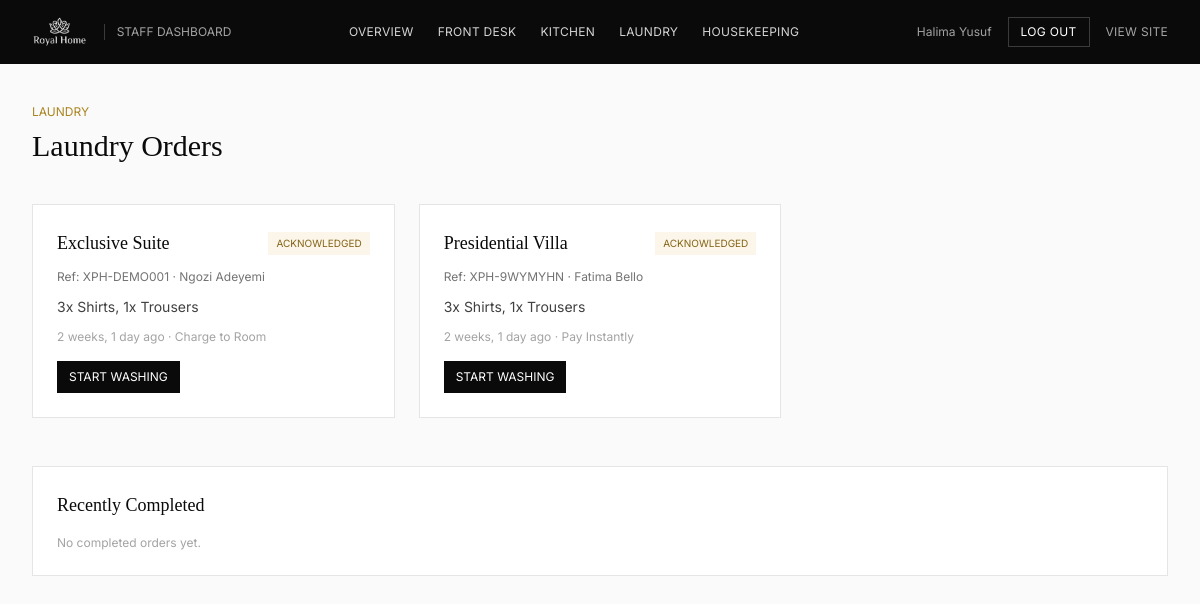
The page /staff/laundry/ (signed in) on the database its author committed.
### guestportal/models.py (models this page shows, shortened)
class ServiceOrder(models.Model):
    TYPE_CHOICES = [
        ('food', 'Room Service - Food & Drinks'),
        ('laundry', 'Laundry'),
        ('housekeeping', 'Housekeeping'),
        ('extra', 'Extras (Airport Pickup, Spa, Late Checkout, Wake-up Call)'),
    ]
    STATUS_CHOICES = [
        ('new', 'New'),
        ('acknowledged', 'Acknowledged'),
        ('in_progress', 'In Progress'),
        ('ready', 'Ready / Done'),
        ('delivered', 'Delivered'),
    ]
    PAYMENT_CHOICES = [
        ('charge_to_room', 'Charge to Room'),
        ('pay_instantly', 'Pay Instantly'),
    ]
    booking = models.ForeignKey(Booking, on_delete=models.CASCADE, related_name='service_orders')
    order_type = models.CharField(max_length=20, choices=TYPE_CHOICES)
    details = models.TextField(help_text='Free text summary of the order, e.g. "2x Jollof Rice, 1x Towels"')
    room_number = models.CharField(max_length=10, blank=True)
    amount = models.DecimalField(max_digits=10, decimal_places=2, default=0)
    payment_option = models.CharField(max_length=20, choices=PAYMENT_CHOICES, default='charge_to_room')
    status = models.CharField(max_length=20, choices=STATUS_CHOICES, default='new')
    placed_via = models.CharField(max_length=30, default='Guest Portal')
    created_at = models.DateTimeField(auto_now_add=True)
    updated_at = models.DateTimeField(auto_now=True)
    class Meta:
        ordering = ['-created_at']
    STATUS_STEPS = ['new', 'acknowledged', 'in_progress', 'ready', 'delivered']

### bookings/models.py (models this page shows, shortened)
class Booking(models.Model):
    STATUS_CHOICES = [
        ('pending', 'Pending Payment'),
        ('confirmed', 'Confirmed'),
        ('checked_in', 'Checked In'),
        ('checked_out', 'Checked Out'),
        ('cancelled', 'Cancelled'),
    ]
    PAYMENT_CHOICES = [
        ('unpaid', 'Unpaid'),
        ('paid', 'Paid'),
        ('partial', 'Partial (Pay at Hotel)'),
    ]
    reference_code = models.CharField(max_length=20, unique=True, default=generate_reference, editable=False)
    room_type = models.ForeignKey(RoomType, on_delete=models.PROTECT, related_name='bookings')
    check_in = models.DateField()
    check_out = models.DateField()
    adults = models.PositiveIntegerField(default=1)
    children = models.PositiveIntegerField(default=0)
    full_name = models.CharField(max_length=150)
    email = models.EmailField()
    phone = models.CharField(max_length=30)
    whatsapp_opt_in = models.BooleanField(default=True)
    special_requests = models.TextField(blank=True)
    addons = models.ManyToManyField(AddOn, blank=True, related_name='bookings')
    room_total = models.DecimalField(max_digits=12, decimal_places=2, default=0)
    addon_total = models.DecimalField(max_digits=12, decimal_places=2, default=0)
    grand_total = models.DecimalField(max_digits=12, decimal_places=2, default=0)
    status = models.CharField(max_length=20, choices=STATUS_CHOICES, default='pending')
    payment_status = models.CharField(max_length=20, choices=PAYMENT_CHOICES, default='unpaid')
    payment_method = models.CharField(max_length=40, default='Paystack')
    created_at = models.DateTimeField(auto_now_add=True)
    class Meta:
        ordering = ['-created_at']

### rooms/models.py (models this page shows, shortened)
class RoomType(models.Model):
    CATEGORY_CHOICES = [
        ('standard', 'Standard'),
        ('deluxe', 'Deluxe'),
        ('exclusive', 'Exclusive Suite'),
        ('presidential', 'Presidential Suite'),
    ]
    name = models.CharField(max_length=120)
    slug = models.SlugField(unique=True)
    category = models.CharField(max_length=20, choices=CATEGORY_CHOICES, default='standard')
    tagline = models.CharField(max_length=200, blank=True)
    description = models.TextField()
    base_price = models.DecimalField(max_digits=10, decimal_places=2, help_text='Price per night in NGN')
    capacity_adults = models.PositiveIntegerField(default=2)
    capacity_children = models.PositiveIntegerField(default=1)
    bed_type = models.CharField(max_length=100, default='1 King Bed')
    size_sqm = models.PositiveIntegerField(default=28)
    total_rooms = models.PositiveIntegerField(default=10)
    amenities = models.TextField(help_text='Comma separated list, e.g. Free WiFi, Smart TV, Mini Bar')
    cover_image = models.ImageField(upload_to='rooms/', blank=True, null=True)
    is_featured = models.BooleanField(default=False)
    floor_range = models.CharField(max_length=50, blank=True, default='2nd - 4th Floor')
    class Meta:
        ordering = ['base_price']

### dashboard/views.py (the view)
# urls.py: path('laundry/', views.laundry, name='laundry'),
@login_required(login_url='dashboard:login')
def laundry(request):
    orders = ServiceOrder.objects.filter(order_type='laundry').exclude(status='delivered')
    completed = ServiceOrder.objects.filter(order_type='laundry', status='delivered')[:10]
    return render(request, 'dashboard/laundry.html', {'orders': orders, 'completed': completed})

### templates/dashboard/laundry.html (shortened to what this page needs)
{% extends "dashboard/dashboard_base.html" %}
{% block content %}
<div class="mb-10">
  <p class="uppercase tracking-widest2 text-gold-600 text-xs mb-2">Laundry</p>
  <h1 class="font-serif text-3xl">Laundry Orders</h1>
</div>
<div class="grid grid-cols-1 md:grid-cols-2 lg:grid-cols-3 gap-6 mb-12">
  {% for order in orders %}
  <div class="bg-white border border-grey-200 p-6">
    <div class="flex items-center justify-between mb-3">
      <p class="font-serif text-lg">{{ order.booking.room_type.name }}</p>
      <span class="text-[10px] uppercase px-2 py-1 bg-gold-50 text-gold-700">{{ order.get_status_display }}</span>
    </div>
    <p class="text-xs text-grey-500 mb-1">Ref: {{ order.booking.reference_code }} &middot; {{ order.booking.full_name }}</p>
    <p class="text-sm text-grey-700 my-3">{{ order.details }}</p>
    <p class="text-xs text-grey-400 mb-4">{{ order.created_at|timesince }} ago &middot; {{ order.get_payment_option_display }}</p>
    <form method="post" action="{% url 'dashboard:update_order_status' order.id %}" class="flex gap-2 flex-wrap">
      {% if order.status == 'acknowledged' %}<button name="status" value="in_progress" class="text-xs uppercase bg-ink text-white px-3 py-2 hover:bg-gold-500 hover:text-ink">Start Washing</button>{% endif %}
    </form>
  </div>
  {% empty %}
  <p class="text-grey-400 col-span-3 text-center py-16">No active laundry requests. New orders will appear here in real time.</p>
  {% endfor %}
</div>
<div class="bg-white border border-grey-200 p-6">
  <h2 class="font-serif text-lg mb-4">Recently Completed</h2>
  {% for order in completed %}
  <div class="flex items-center justify-between text-sm border-b border-grey-50 py-2.5">
    <span>{{ order.booking.room_type.name }} — {{ order.details|truncatewords:8 }}</span>
    <span class="text-grey-400 text-xs">{{ order.updated_at|timesince }} ago</span>
  </div>
  {% empty %}<p class="text-xs text-grey-400">No completed orders yet.</p>{% endfor %}
</div>
{% endblock %}

### templates/dashboard/dashboard_base.html (shortened to what this page needs)
{% load static %}
<!DOCTYPE html>
<html lang="en">
<head>
<script src="https://cdn.tailwindcss.com"></script>
<link rel="stylesheet" href="{% static 'css/site.css' %}">
</head>
<body class="bg-grey-50 text-ink font-sans antialiased min-h-screen">
<header class="bg-ink text-white">
  <div class="max-w-7xl mx-auto px-5 lg:px-8 h-16 flex items-center justify-between">
    <div class="flex items-center gap-3">
      <img src="{% static 'images/logo.png' %}" class="h-8 w-auto brightness-0 invert opacity-90" alt="Royal home hotel">
      <span class="text-xs uppercase tracking-widest2 text-grey-400 border-l border-white/20 pl-3 ml-1">Staff Dashboard</span>
    </div>
    <nav class="hidden md:flex items-center gap-6 text-xs uppercase tracking-wide text-grey-300">
      {% if request.user.is_authenticated %}
      <a href="{% url 'dashboard:super_admin' %}" class="hover:text-gold-400">Overview</a>
      <a href="{% url 'dashboard:front_desk' %}" class="hover:text-gold-400">Front Desk</a>
      <a href="{% url 'dashboard:kitchen' %}" class="hover:text-gold-400">Kitchen</a>
      <a href="{% url 'dashboard:laundry' %}" class="hover:text-gold-400">Laundry</a>
      <a href="{% url 'dashboard:housekeeping' %}" class="hover:text-gold-400">Housekeeping</a>
      {% endif %}
    </nav>
    <div class="flex items-center gap-4">
      {% if request.user.is_authenticated %}
      <span class="text-xs text-grey-400 hidden sm:inline">{{ request.user.get_full_name|default:request.user.username }}</span>
      <a href="{% url 'dashboard:logout' %}" class="text-xs uppercase tracking-wide border border-white/20 px-3 py-1.5 hover:border-gold-400 hover:text-gold-400 transition-colors">Log Out</a>
      {% endif %}
      <a href="{% url 'core:home' %}" class="text-xs uppercase tracking-wide text-grey-400 hover:text-gold-400">View Site</a>
    </div>
  </div>
</header>
<main class="max-w-7xl mx-auto px-5 lg:px-8 py-10">
{% block content %}{% endblock %}
</main>
</body>
</html>

### static/css/site.css (style rules this page uses)
html { scroll-behavior: smooth; }

### rows shown on the page
ServiceOrder: booking.room_type.name "Exclusive Suite", status "ACKNOWLEDGED", booking.reference_code "XPH-DEMO001", booking.full_name "Ngozi Adeyemi", details "3x Shirts, 1x Trousers", created_at "2 weeks, 1 day", payment_option "Charge to Room", shows "START WASHING"
ServiceOrder: booking.room_type.name "Presidential Villa", status "ACKNOWLEDGED", booking.reference_code "XPH-9WYMYHN", booking.full_name "Fatima Bello", details "3x Shirts, 1x Trousers", created_at "2 weeks, 1 day", payment_option "Pay Instantly", shows "START WASHING"

### other values the page prints
{{ request.user.get_full_name|default:request.user.username }} "Halima Yusuf"
